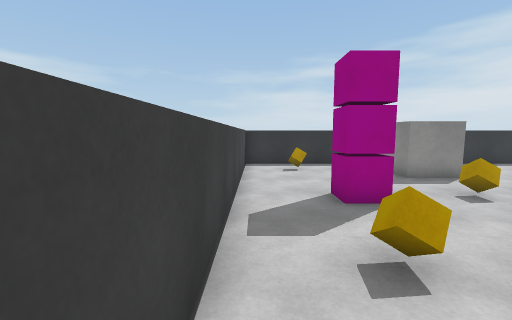
[1] (above)

17 first-person views from a walk through a 3-D level made in the Unity game engine. The camera is 1.5 m above the floor, tilts 6° down and sees 90° across. The floor is counted in squares, 1 m on a side. Each view is taken from the middle of a square. On the plan, view 1 faces up. The plan holds only what a view shows up to about 13 squares ahead; the rest is blank. The player character is not drawn. Surface patterns are stand-ins for the level's own textures.

[2]
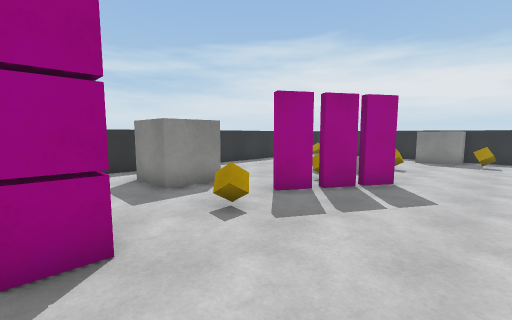

[3]
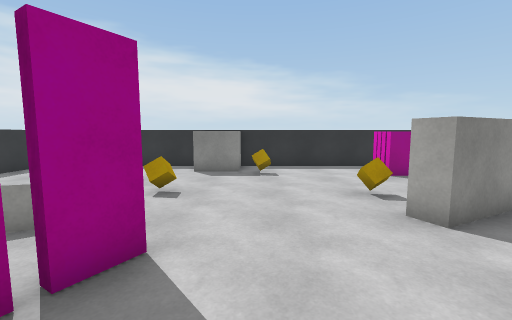

[4]
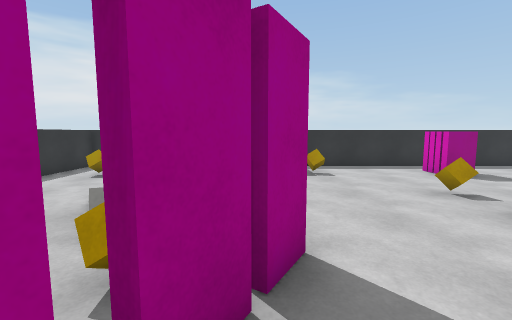

[5]
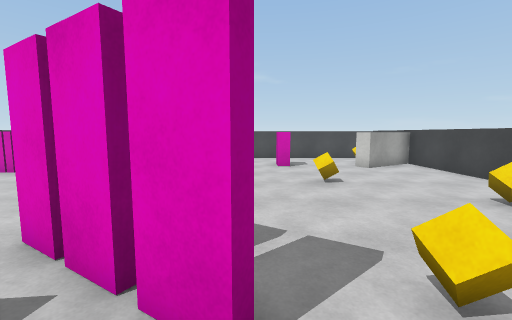

[6]
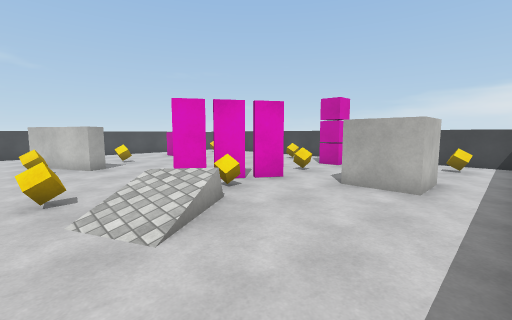

[7]
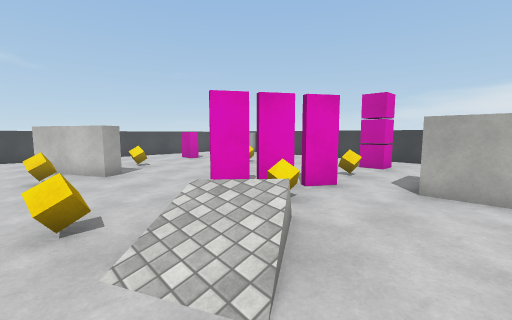

[8]
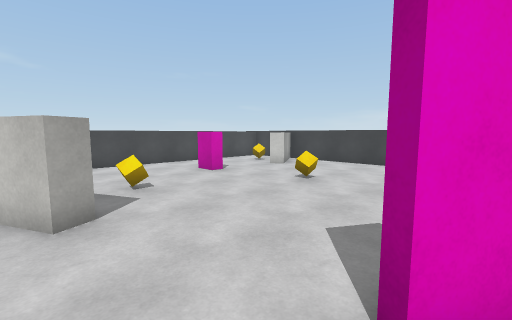

[9]
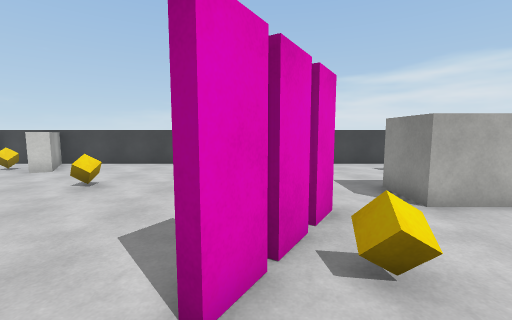

[10]
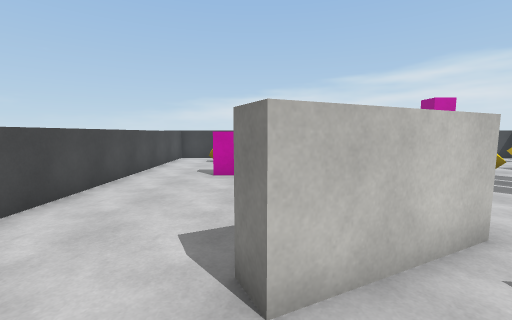

[11]
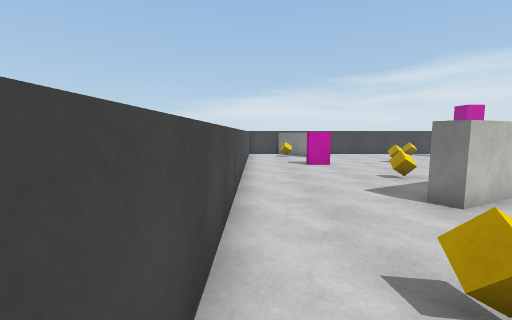

[12]
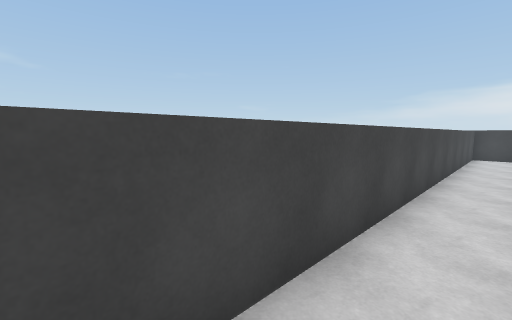

[13]
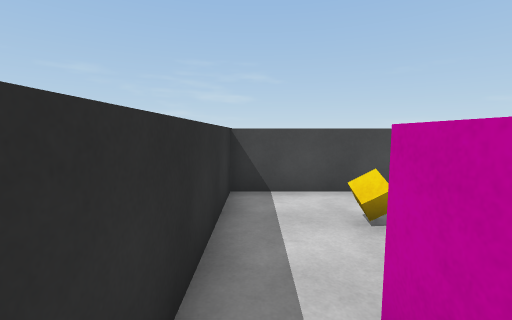

[14]
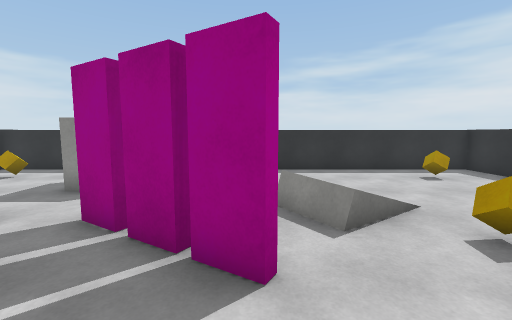

[15]
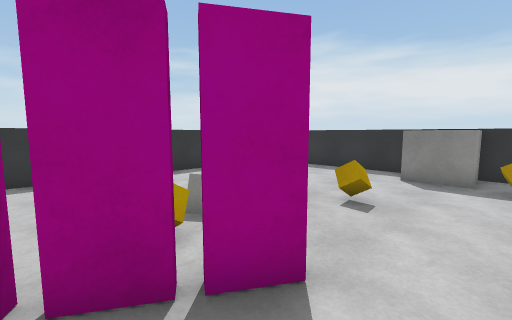

[16]
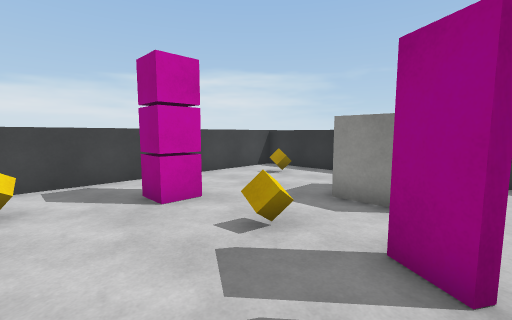

[17]
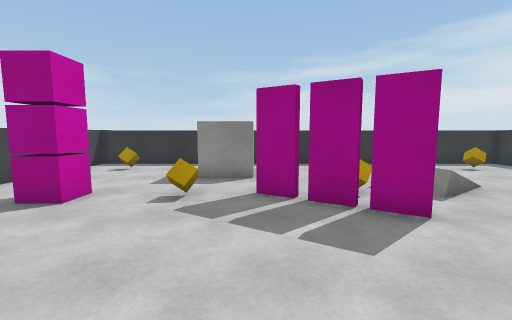

### Floor plan
Points are (right, up) in squares from view 1. A wall is a line through its corners. A room is listed if a view was taken in it or the views show most of it. See-through windows are left out.
Room 1 (views 1, 2, 3, 4, 5, 6, 7, 8, 9, 10, 11, 12, 13, 14, 15, 16, 17)
walls: (10.2, 4.3) (9.2, 4.9); (9.1, 5) (8.1, 5.6); (9.3, 5.1) (10.3, 4.6); (8.3, 5.8) (9.2, 5.2); (7.9, 5.7) (7, 6.3); (7.1, 6.5) (8.1, 5.9); (11.8, -1.9) (10.9, 0) (11.5, 0.3) (13.1, -2.9) (12.4, -3.3); (15.9, -2.8) (15.9, -1.7) (17.1, -1.7) (17.1, -2.8); (-0.6, -4.6) (2.1, -2.9) (2.5, -3.6); (1, -7.5) (18.7, -7.5) (18.7, 12.5) (-0.5, 12.5); (-0.5, 13) (-0.5, -7.6)
low walls: (10.5, 7.3) (11.5, 8)
objects: cube (2, -5); cube (2, 3); other object (2, 5) to (3, 6); cube (2, 11); cube (5, 0); cube (5, 6); box (5, 9) to (7, 10); pink block (6, -4); cube (10, -2); cube (10, 6); cube (13, 0); cube (13, 5); cube (16, -5); cube (16, 11); cube (17, 3); box (17, 4) to (18, 5)

Where each view was taken, in squares from view 1:
view 1: 0 up, 0 right, facing up
view 2: 2 up, 2 right, facing up-right
view 3: 3 up, 7 right, facing right
view 4: 5 up, 7 right, facing right
view 5: 8 up, 7 right, facing down
view 6: 12 up, 14 right, facing down-left
view 7: 10 up, 14 right, facing down-left
view 8: 5 up, 12 right, facing down-left
view 9: 5 up, 12 right, facing left
view 10: 3 down, 15 right, facing left
view 11: 7 down, 18 right, facing left
view 12: 6 down, 18 right, facing down-left
view 13: 1 down, 18 right, facing down
view 14: 2 up, 10 right, facing up
view 15: 3 up, 8 right, facing up-right
view 16: 3 up, 8 right, facing up-left
view 17: 0 up, 7 right, facing up
